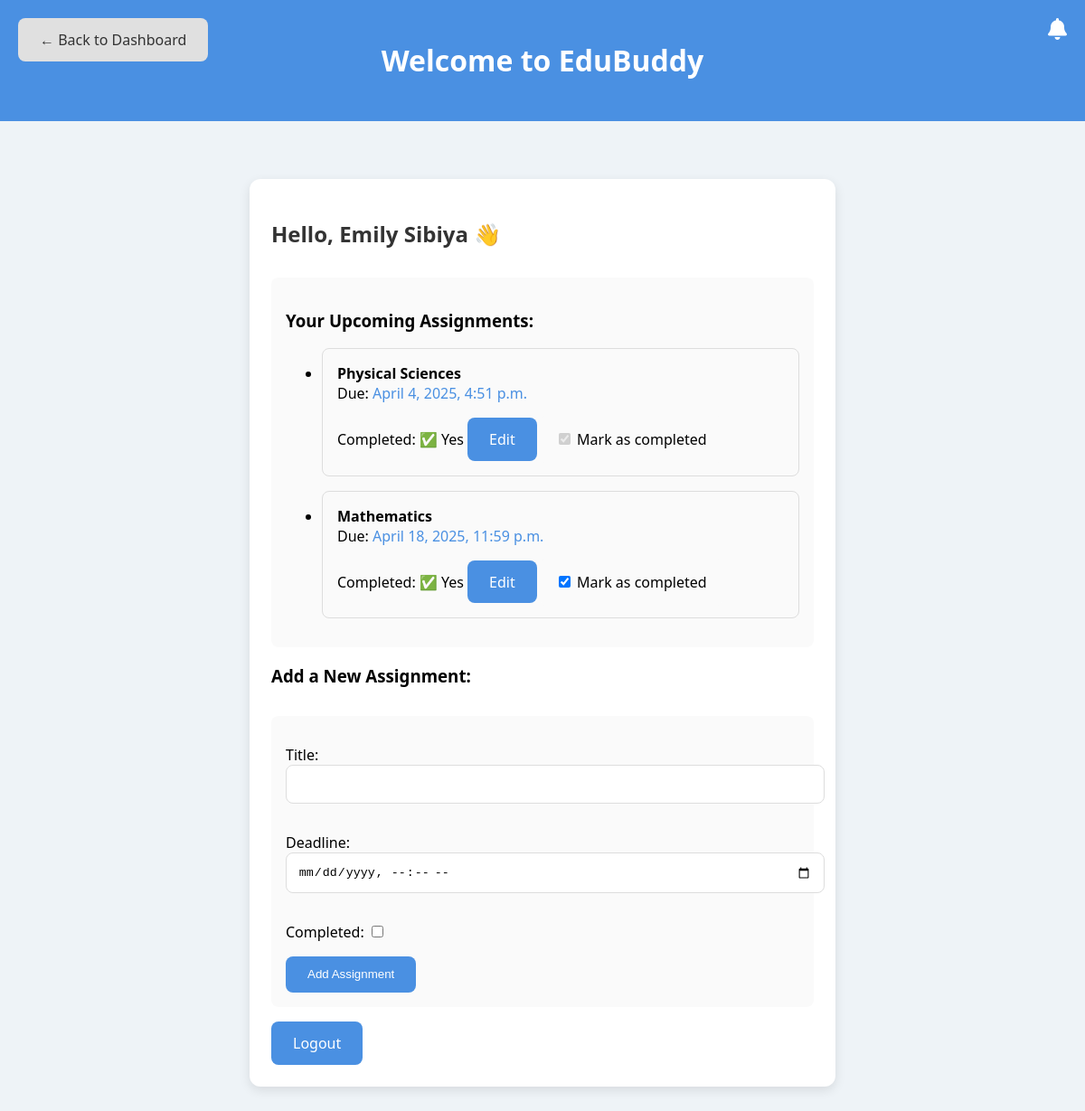
Page /assignments/ (signed in) on the committed database.
### planner/models.py (models this page shows, shortened)
class Assignment(models.Model):
    title = models.CharField(max_length=200)
    deadline = models.DateTimeField()
    user = models.ForeignKey(User, on_delete=models.CASCADE)
    completed = models.BooleanField(default=False)  # New field to track completion status

### planner/views.py (the view, shortened to what this page needs)
# urls.py: path('assignments/', views.assignments_view, name='assignments'),
def assignments_view(request):
    assignments = Assignment.objects.filter(user=request.user)
    form = AssignmentForm()
    return render(request, 'planner/assignments.html', {'assignments': assignments, 'form': form})

### planner/forms.py
class AssignmentForm(forms.ModelForm):
    class Meta:
        model = Assignment
        fields = ['title', 'deadline', 'completed']  # Add 'completed' to the fields
        widgets = {
            'deadline': forms.DateTimeInput(attrs={'type': 'datetime-local'}),
            'completed': forms.CheckboxInput()  # Optional: You can customize the checkbox input widget
        }

### planner/templates/planner/assignments.html (shortened to what this page needs)
<!DOCTYPE html>
<html lang="en">
<head>
    <link rel="stylesheet" href="https://cdnjs.cloudflare.com/ajax/libs/font-awesome/6.0.0-beta3/css/all.min.css">
</head>
<body>
    <header>
        <h1>Welcome to EduBuddy</h1>
        <i class="fas fa-bell reminder-icon" onclick="toggleReminderForm()"></i>
    </header>
    <main>
        <div class="card">
            <h2>Hello, {{ request.user.username }} 👋</h2>
            <div class="assignments-list">
                <h3>Your Upcoming Assignments:</h3>
                <ul>
                {% if assignments %}
                        {% for assignment in assignments %}
                            <li class="assignment">
                                <strong>{{ assignment.title }}</strong><br>
                                Due: <span class="deadline">{{ assignment.deadline|date:"F j, Y, g:i a" }}</span><br>
                                Completed:
                                {% if assignment.completed %} ✅ Yes
                                {% else %} ❌ No
                                {% endif %}
                                <a href="{% url 'edit_assignment' assignment.id %}" class="button">Edit</a>
                                <form method="POST" style="display:inline;">
                                    <label for="completed">
                                        <input type="checkbox" name="completed" value="true" id="completed"
                                            {% if assignment.completed %}checked{% endif %}
                                            onchange="this.form.submit()">
                                        Mark as completed
                                    </label>
                                </form>
                    </li>
                    {% endfor %}
                {% else %}
                    <p>No upcoming assignments. Great job staying on top of things!</p>
                {% endif %}
            </ul>
            </div>
            <div class="assignment-form">
                <h3>Add a New Assignment:</h3>
                <form method="POST">
                    {{ form.as_p }}
                    <button type="submit">Add Assignment</button>
                    <a href="{% url 'dashboard' %}" class="back-to-dashboard">← Back to Dashboard</a>
                </form>
            </div>
            <a href="{% url 'logout' %}" class="button">Logout</a>
        </div>
    </main>
</body>
</html>

### planner/templates/planner/assignments.html (style rules this page uses)
body { font-family: 'Segoe UI', sans-serif; background-color: #eef3f7; margin: 0; padding: 0; }
header { background-color: #4a90e2; color: white; padding: 1.5rem; text-align: center; position: relative; }
.reminder-icon { position: absolute; top: 20px; right: 20px; font-size: 24px; cursor: pointer; color: white; }
main { padding: 2rem; }
.card { background-color: white; padding: 1.5rem; border-radius: 12px; box-shadow: 0 4px 12px rgba(0,0,0,0.1); max-width: 600px; margin: 2rem auto; }
h2 { color: #333; }
a.button { display: inline-block; margin-top: 1rem; padding: 0.8rem 1.5rem; background-color: #4a90e2; color: white; border-radius: 8px; text-decoration: none; }
.assignments-list { margin-top: 2rem; padding: 1rem; background-color: #fafafa; border-radius: 8px; }
.assignment { margin-bottom: 1rem; padding: 1rem; border: 1px solid #ddd; border-radius: 8px; }
.deadline { color: #4a90e2; }
form { margin-top: 2rem; padding: 1rem; background-color: #fafafa; border-radius: 8px; }
input[type="text"], input[type="datetime-local"], textarea { width: 100%; padding: 0.8rem; margin-bottom: 1rem; border: 1px solid #ddd; border-radius: 8px; }
button[type="submit"] { padding: 0.8rem 1.5rem; background-color: #4a90e2; color: white; border-radius: 8px; border: none; cursor: pointer; }
.back-to-dashboard { position: absolute; top: 20px; left: 20px; background-color: #e0e0e0; color: #333; border-radius: 8px; padding: 0.8rem 1.5rem; text-decoration: none; text-align: center; }

### rows in the picture
Assignment: title "Physical Sciences", deadline "April 4, 2025, 4:51 p.m.", shows "✅ Yes", completed "☑"
Assignment: title "Mathematics", deadline "April 18, 2025, 11:59 p.m.", shows "✅ Yes", completed "☑"

### other values in the picture
{{ request.user.username }} "Emily Sibiya"
